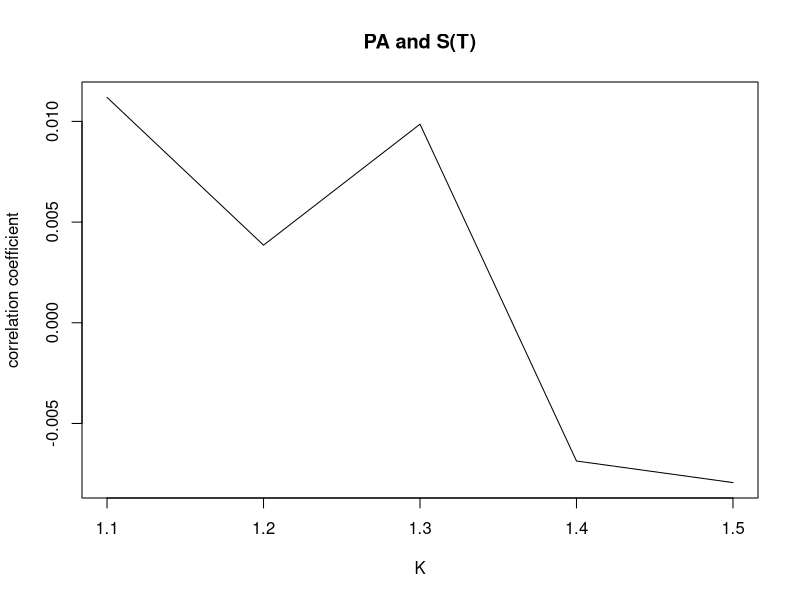
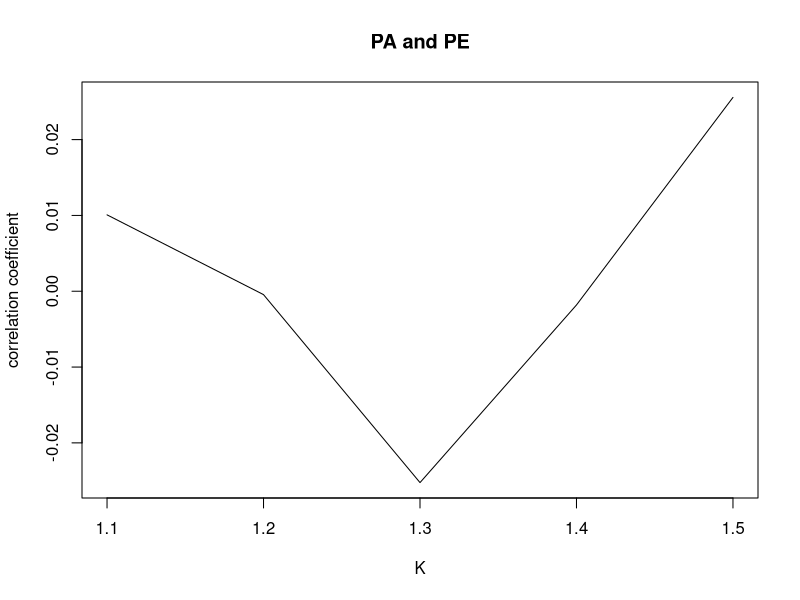
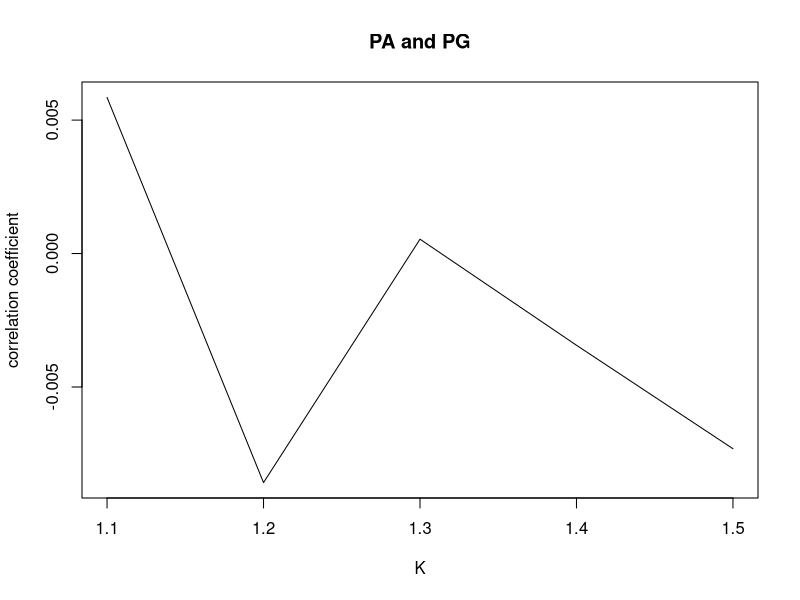
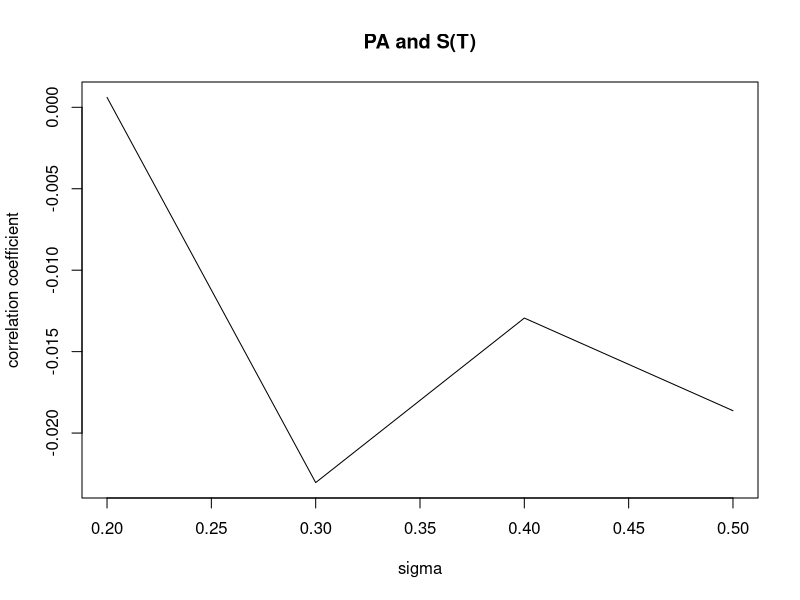
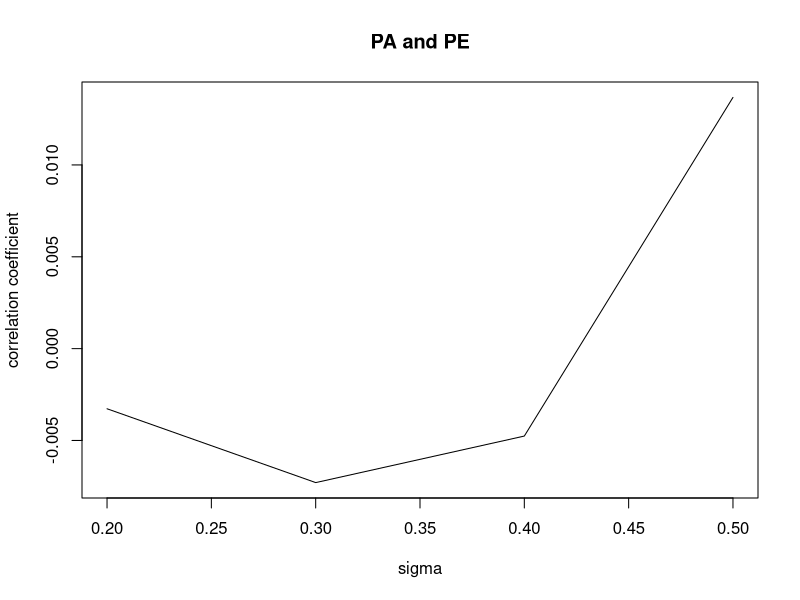
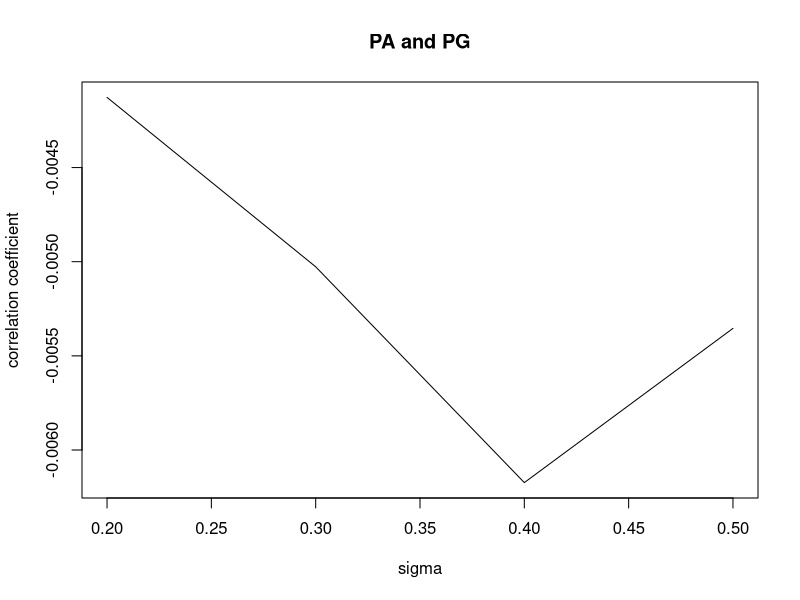
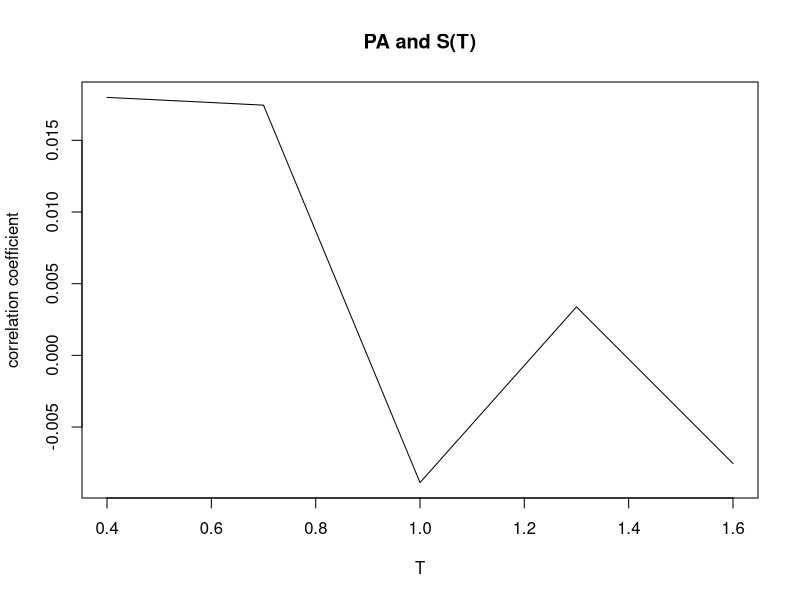
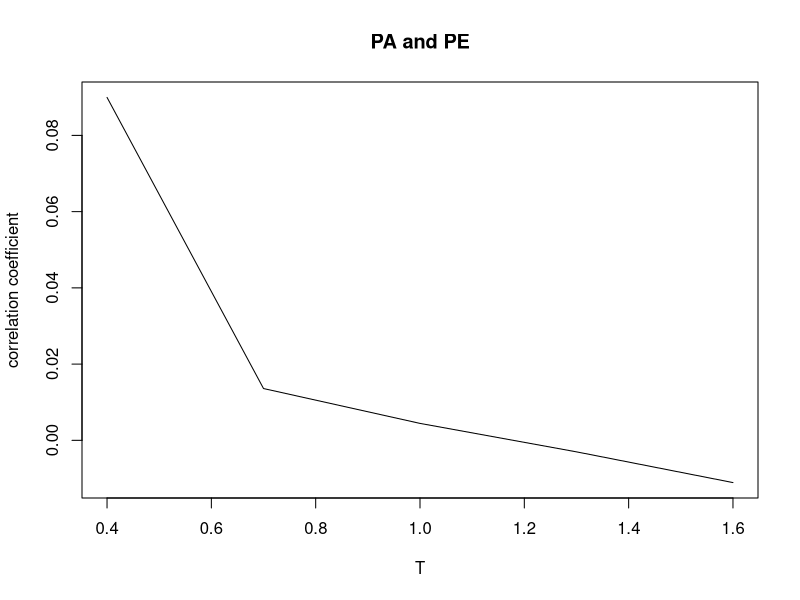

The R script that drew these images, in order:
## ---- chunk 1
h <- function(x) {x^2}
df <- function(x) {(x^2 * exp(-((x-2)^2)/2))/(5*sqrt(2*pi))}

g <- function(x) {dnorm(x)}
rg <- function(n) {rnorm(n)}

isAppr <- function(n, h, df, g, rg){
  x <- rg(n)
  mean(h(x) * df(x)/g(x))
}

mysummary <- function(nrep, n, h, df, g, rg){
  sim <- replicate(nrep,isAppr(n, h, df, g, rg))
  c(Expection = mean(sim), Variance = var(sim))
}

mysummary(100,1000, h, df, g, rg)
mysummary(100,10000, h, df, g, rg)
mysummary(100,50000, h, df, g, rg)

## ---- chunk 2
g1 <- function(x){
  dgamma(x, shape = 5, scale = 2)
}
rg1 <- function(n){
  rgamma(n, shape = 5, scale = 2)
}


# Importance sampling function

isAppr <- function(n, h, df, g, rg){
  x <- rg(n)
  mean(h(x) * df(x) / g(x))
}

mysummary <- function(nrep, n, h, df, g, rg){
  sim <- replicate(nrep,isAppr(n, h, df, g, rg))
  c(Expection = mean(sim), Variance = var(sim))
}

## ---- chunk 3
mysummary(100,1000, h, df, g1, rg1)
mysummary(100,10000, h, df, g1, rg1)
mysummary(100,50000, h, df, g1, rg1)
## ---- chunk 4
s0 <- 1
r <- 0.05
n <- 12

St <- function(t,sigma){
  z <- rnorm(1, mean = 0, sd = 1)
  exp((0.05 - sigma^2/2)*t + sigma*sqrt(t)*z)
}
St_rep <- function(nrep, t, sigma){
  replicate(nrep,St(t, sigma))
}
## ---- chunk 5
PA <- function(t, sigma, K){
  iT <- seq(0, t, length.out = n)
  SA <- mean(St(iT, sigma))
  SA_p <- ifelse(SA - K > 0, SA - K ,0)
  exp(-0.05*t)*SA_p
}
PA_rep <- function(nrep, t, sigma, K){
  replicate(nrep,PA(t, sigma, K))
}

PE <- function(t, sigma, K){
  St <- St(t, sigma)
  SE_p <- ifelse(St - K > 0, St - K, 0)
  exp(-0.05*t)*SE_p
}
PE_rep <- function(nrep, t, sigma, K){
  replicate(nrep,PE(t, sigma, K))
}

PG <- function(t, sigma, K){
  iT <- seq(0, t, length.out = n)
  SG <- exp(sum(log( St(iT, sigma) )))
  SG_p <- ifelse(SG - K > 0, SG - K, 0)
  exp(-0.05*t)*SG_p
}
PG_rep <- function(nrep, t, sigma, K){
  replicate(nrep,PG(t, sigma, K))
}

## ---- chunk 6
nrep = 5000
sigma = 0.5
t = 1
K = c(1.1, 1.2, 1.3, 1.4, 1.5)

co_PA_St <- sapply(K, 
                   function(K){
                     P_A <- PA_rep(nrep = nrep, t = t, sigma = sigma, K = K)
                     S_t <- replicate(nrep, St(t=t, sigma= sigma))
                     cor(P_A,S_t)
                   }
)
plot(K, co_PA_St, type = "l"
     , ylab = "correlation coefficient", xlab = "K",
     main = "PA and S(T)")

co_PA_PE <- sapply(K, 
                   function(K){
                     P_A <- PA_rep(nrep = nrep, t = t, sigma = sigma, K = K)
                     P_E <- PE_rep(nrep = nrep, t = t, sigma = sigma, K = K)
                     cor(P_A,P_E)
                   }
)
plot(K, co_PA_PE, type = "l"
     , ylab = "correlation coefficient", xlab = "K",
     main = "PA and PE")

co_PA_PG <- sapply(K, 
                   function(K){
                     P_A <- PA_rep(nrep = nrep, t = t, sigma = sigma, K = K)
                     P_G <- PG_rep(nrep = nrep, t = t, sigma = sigma, K = K)
                     cor(P_A,P_G)
                   }
)
plot(K, co_PA_PG, type = "l"
     , ylab = "correlation coefficient", xlab = "K",
     main = "PA and PG")

## ---- chunk 7
t <- 1
K <- 1.5
sigma <- c(2:5)/10
nrep <- 5000

co_PA_St <- sapply(sigma, 
                   function(sigma){
                     P_A <- PA_rep(nrep = nrep, t = t, sigma = sigma, K = K)
                     S_t <- replicate(nrep, St(t=t, sigma= sigma))
                     cor(P_A,S_t)
                   }
)
plot(sigma, co_PA_St, type = "l"
     , ylab = "correlation coefficient", xlab = "sigma",
     main = "PA and S(T)")

co_PA_PE <- sapply(sigma, 
                   function(sigma){
                     P_A <- PA_rep(nrep = nrep, t = t, sigma = sigma, K = K)
                     P_E <- PE_rep(nrep = nrep, t = t, sigma = sigma, K = K)
                     cor(P_A,P_E)
                   }
)
plot(sigma, co_PA_PE, type = "l"
     , ylab = "correlation coefficient", xlab = "sigma",
     main = "PA and PE")

co_PA_PG <- sapply(sigma, 
                   function(sigma){
                     P_A <- PA_rep(nrep = nrep, t = t, sigma = sigma, K = K)
                     P_G <- PG_rep(nrep = nrep, t = t, sigma = sigma, K = K)
                     cor(P_A,P_G)
                   }
)
plot(sigma, co_PA_PG, type = "l"
     , ylab = "correlation coefficient", xlab = "sigma",
     main = "PA and PG")


## ---- chunk 8
t <- c(0.4,0.7,1,1.3,1.6)
K <- 1.5
sigma <- 0.5
nrep <- 5000

co_PA_St <- sapply(t, 
                   function(t){
                     P_A <- PA_rep(nrep = nrep, t = t, sigma = sigma, K = K)
                     S_t <- replicate(nrep, St(t=t, sigma= sigma))
                     cor(P_A,S_t)
                   }
)
plot(t, co_PA_St, type = "l"
     , ylab = "correlation coefficient", xlab = "T",
     main = "PA and S(T)")

co_PA_PE <- sapply(t, 
                   function(t){
                     P_A <- PA_rep(nrep = nrep, t = t, sigma = sigma, K = K)
                     P_E <- PE_rep(nrep = nrep, t = t, sigma = sigma, K = K)
                     cor(P_A,P_E)
                   }
)
plot(t, co_PA_PE, type = "l"
     , ylab = "correlation coefficient", xlab = "T",
     main = "PA and PE")

co_PA_PG <- sapply(t, 
                   function(t){
                     P_A <- PA_rep(nrep = nrep, t = t, sigma = sigma, K = K)
                     P_G <- PG_rep(nrep = nrep, t = t, sigma = sigma, K = K)
                     cor(P_A,P_G)
                   }
)
plot(t, co_PA_PG, type = "l"
     , ylab = "correlation coefficient", xlab = "T",
     main = "PA and PG")

## ---- chunk 9
sigma <- 0.4
t <- 1
K <- 1.5

P_A <- PA_rep(nrep = 1000, t = t, sigma = sigma, K = K)

PA_control <- function(nrep, t, sigma, K, P_A){
  theta <- PG_rep(nrep = nrep, t = t, sigma = sigma, K = K)
  theta_h <- mean(theta)
  theta_true <- PG(t = t, sigma = sigma, K = K)
  b <- cov(P_A,theta)/var(theta)
  mean(P_A) - b * (theta_h - theta_true)
}

PA_control_rep <- function(nrep1, nrep2, t, sigma, K, P_A){
  replicate(nrep1, PA_control(nrep = nrep2, t=t, sigma = sigma
                              , K = K, P_A = P_A ))
}

P_A_control <- PA_control_rep(1000, 1000, t, sigma, K, P_A )

data.frame("SD without control" = sd(P_A),
           "SD with contorl" = sd(P_A_control))
